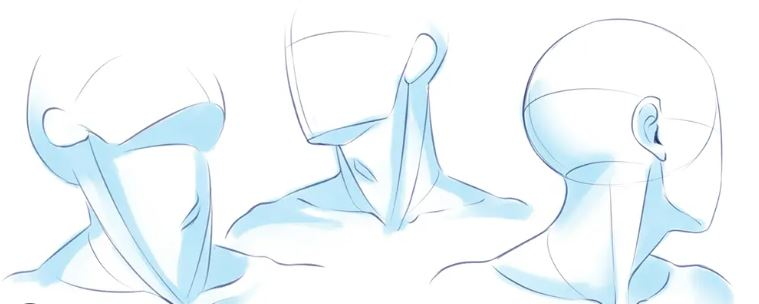
#> input picture ImageAnalysis/Sketch.jpg, 759 x 304 px
$ jupyter execute TumorDetector.ipynb
#> lines starting #> are read from the running program, lines starting #| are printed output that depends on the picture; after the words box and inside, x2 and y2 are one past the last pixel; in counts of white or black regions, pixels touching at a corner belong together
# Basics of Image Analysis

**In this program we will see which are the basic operations that we can do to modify an image to find anomalies in it or modify the image to focus on a point. For this project I will use a drawing sketch of a head viewed from different angles, since finding anomalies is usually used to detect diseases in the human body.**

First we have to import the libraries and the images. In this case we only need the library Computer Vision 2, knwon as CV2; we will upload the image 2 times, because we will make modifications for different porpuses; finally we will import a colab function to show the images

[cell 1]
import cv2
img, img2 = cv2.imread("Sketch.jpg"), cv2.imread("Sketch.jpg")
#> img is the input picture: shape (304, 759, 3); mean B, G, R 250.7, 247.7, 240.7
from google.colab.patches import cv2_imshow
cv2_imshow(img)

We will print the shape of the image to know the dimensions of the two-dimensional array

[cell 2]
print(img.shape)
#| (304, 759, 3)

## Darken Light Colors

The first modification we will do is to darken the light colors, so other light colors may stand out
To do this we have to know that the value of the pixel goes from 0 to 255 in each color (RGB), we said that the pixels closer to 0, are closer to black and the ones closer to 255, are closer to white. Accordingly, it would be sensible to increase the pixel values when we want to lighten a picture and to decrease the pixel values when we want to darken it; so we only have to traverse the entire image, find light colors and modify each RGB value of those pixels to 0.

*To find the light values, we just have to sum their RGB values and if they are greater than 700 it means that they are light colors. (700 is not an established value, it was defined with trial and error)*

[cell 3]
for i in range(img.shape[0]):
    for j in range(img.shape[1]):
        pixel = img[i,j]
        z=int(pixel[0])+int(pixel[1])+int(pixel[2])
        if(z>(700)):
          img[i,j]=[0,0,0]
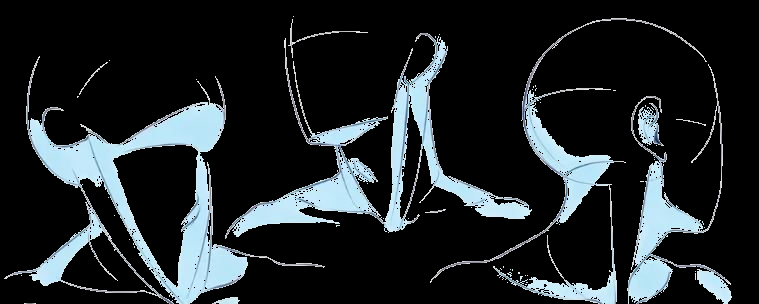
#> img: shape (304, 759, 3); mean B, G, R 41.2, 38.6, 33.1
cv2_imshow(img)

## Grayscale

To convert a pixel to its corresponding grayscale, we need to give the same value for each of its RGB values, but not just any value, we need to give the average of its 3 RGB values, so we need to sum the 3 values, divide it by 3 and then assign them. With this we eliminate all the strong colors and we are only left with black and white, thus leaving the image with better lighting and shadow.

[cell 4]
cv2_imshow(img2)
for i in range(img2.shape[0]):
    for j in range(img2.shape[1]):
      pixel = img2[i,j]
      averageValue=(int(pixel[0])+int(pixel[1])+int(pixel[2]))/3
      img2[i, j] = (averageValue, averageValue, averageValue)
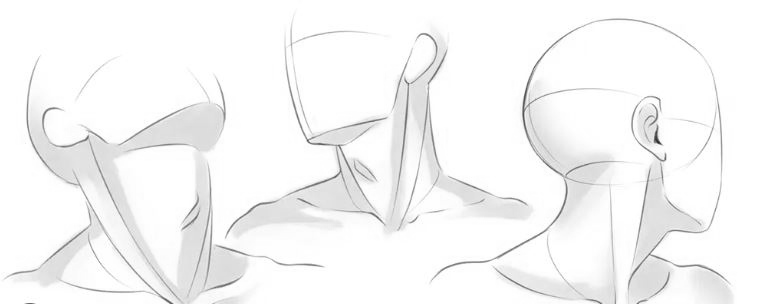
#> img2: shape (304, 759, 3); min 39, max 255, mean 246.2

[cell 5]
cv2_imshow(img2)

## Darken the light colors
Once again we'll darken the light colors, but now with the image in its grayscale, so we can appreciate the shadows in a better way in a lighter color and highlighting other areas, making us see that the same difference with different colors in an image can change it too much

[cell 6]
for i in range(img.shape[0]):
    for j in range(img.shape[1]):
        pixel = img2[i,j]
        z=int(pixel[0])+int(pixel[1])+int(pixel[2])
        if(z>(700)):
          img2[i,j]=[0,0,0]
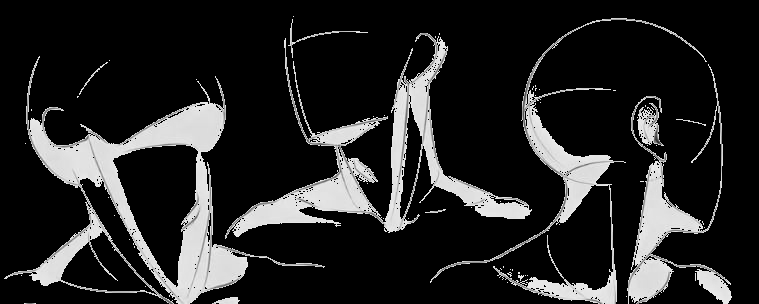
#> img2: shape (304, 759, 3); min 0, max 233, mean 37.9
cv2_imshow(img2)

## Tumor in the lungs
Now we'll see how we can apply this basics things to a real life case, detecting anomalies in x-ray radiographies; in this casea tumor in the lungs.

First we will upload the image, print it's shape and show it.

[cell 7]
img3=cv2.imread("lungs.JPG")
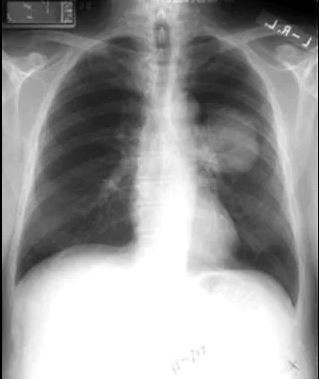
#> input picture ImageAnalysis/lungs.JPG, 319 x 379 px
#> img3 is the input picture: shape (379, 319, 3); min 0, max 255, mean 154.1
print(img3.shape)
#| (379, 319, 3)
cv2_imshow(img3)

## Delete white colors
A tumor in the lungs will show up on an x-ray as a light object behind the ribs, so for this we are going to remove those colors that are too white so that the other light objects stand out a little better.

[cell 8]
for i in range(img3.shape[0]):
    for j in range(img3.shape[1]):
        pixel = img3[i,j]
        z=int(pixel[0])+int(pixel[1])+int(pixel[2])
        if(z>(450)):
          img3[i,j]=[0,0,0]
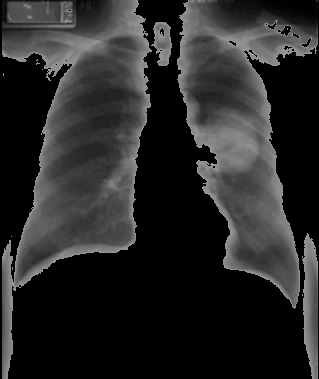
#> img3: shape (379, 319, 3); min 0, max 150, mean 40
cv2_imshow(img3)

## Detect Anomalies with Segmentation
Since we erased all the white colors, the only light colors correspond to the bones, organs, or some anomaly, so we can iluminate those areas to make them stand out, but we know too that tumors can appear from the middle part of the radiograph upwards, so we can segment the image into those areas and illuminate any anomaly to avoid possible confusions.

[cell 9]
for i in range(110,img3.shape[0]-210):
    for j in range(200,img3.shape[1]-60):
        pixel = img3[i,j]
        z=int(pixel[0])+int(pixel[1])+int(pixel[2])
        if(z>(350)):
          img3[i,j]=[255,255,0]
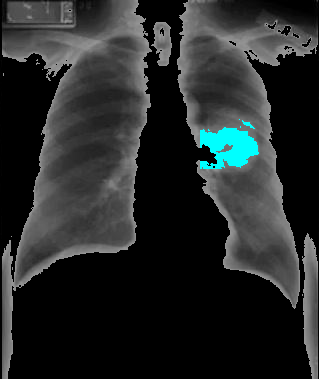
#> img3: shape (379, 319, 3); 1.39% of pixels changed, all inside (x1, y1, x2, y2) = (200, 119, 259, 169)
cv2_imshow(img3)

## Tumor detected !
As we saw in the last image we detect a tumor, which is great because we can apply this theroy and combined with Machine Learning in real life and save many lifeeees.
Finally, it is also worth mentioning that if we do not know which areas to segment, we can illuminate all those light colors so that they stand out and let the artificial intelligence detect the anomalies by itself.

[cell 10]
for i in range(img3.shape[0]):
    for j in range(img3.shape[1]):
        pixel = img3[i,j]
        z=int(pixel[0])+int(pixel[1])+int(pixel[2])
        if(z>(350)):
          img3[i,j]=[255,255,0]
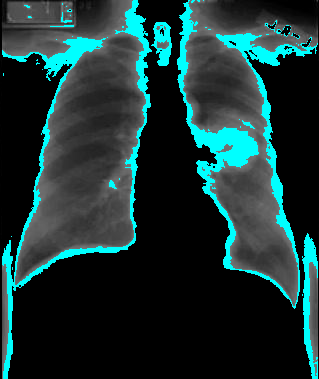
#> img3: shape (379, 319, 3); 9.04% of pixels changed, all inside (x1, y1, x2, y2) = (2, 0, 318, 379)
cv2_imshow(img3)
